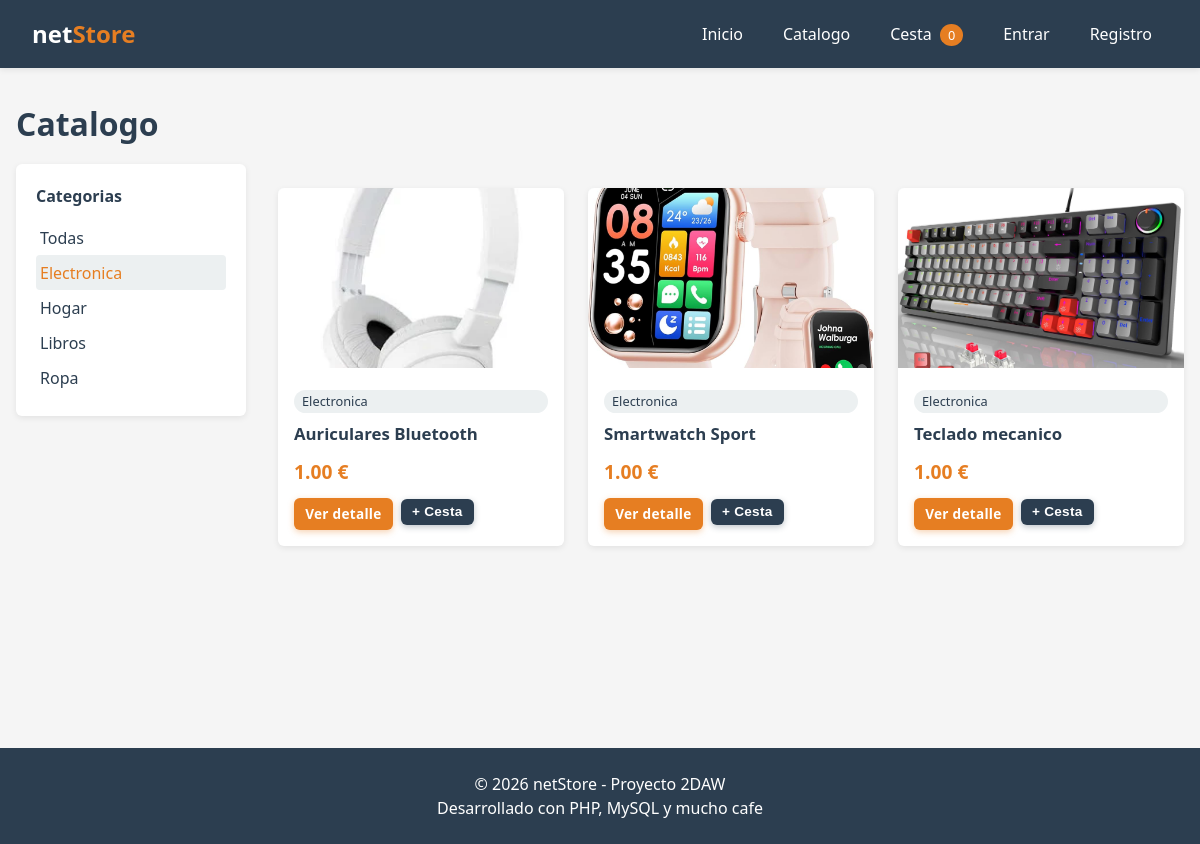
Screenshot of /producto/index/1 with the database file from the repository.
### tables this page shows
CREATE TABLE categorias (
    id          INT AUTO_INCREMENT PRIMARY KEY,
    nombre      VARCHAR(100) NOT NULL UNIQUE,
    descripcion TEXT,
    fecha_alta  DATETIME DEFAULT CURRENT_TIMESTAMP
);

CREATE TABLE productos (
    id            INT AUTO_INCREMENT PRIMARY KEY,
    categoria_id  INT NOT NULL,
    nombre        VARCHAR(150) NOT NULL,
    descripcion   TEXT,
    precio        DECIMAL(10,2) NOT NULL DEFAULT 0,
    stock         INT NOT NULL DEFAULT 0,
    imagen        VARCHAR(255) DEFAULT 'sin-imagen.svg',
    visible       TINYINT(1) NOT NULL DEFAULT 1,
    fecha_alta    DATETIME DEFAULT CURRENT_TIMESTAMP,
    CONSTRAINT fk_producto_categoria
        FOREIGN KEY (categoria_id) REFERENCES categorias(id)
        ON DELETE RESTRICT ON UPDATE CASCADE
);

### src/Controladores/ProductoControlador.php (called while the page is built, shortened)
<?php
class ProductoControlador
{
    public function index($idCategoria = null): void
    {
        $servProd = new ProductoServicio();
        $servCat  = new CategoriaServicio();
        $categorias      = $servCat->listarTodas();
        $categoriaActiva = null;
        if ($idCategoria !== null && is_numeric($idCategoria)) {
            $todos           = $servProd->obtenerCatalogo((int) $idCategoria);
            $categoriaActiva = (int) $idCategoria;
        } else {
            $todos = $servProd->obtenerCatalogo();
        }
        $paginador = new Paginador($todos, 8, (int) ($_GET['pagina'] ?? 1));
        $productos = $paginador->elementosPagina();
        require APP . '/Vistas/comunes/cabecera.php';
        require APP . '/Vistas/productos/catalogo.php';
        require APP . '/Vistas/comunes/pie.php';
    }
}

### src/Rutas/Rutas.php (called while the page is built, shortened)
<?php
class Rutas
{
    public static function registrar(): void
    {
        Enrutador::agregar('GET', '/producto/index/:id', function ($idCategoria) {
            (new ProductoControlador())->index($idCategoria);
        });
        Enrutador::despachar();
    }
}

### src/init.php (called while the page is built, shortened)
<?php
spl_autoload_register(function (string $clase) {
    $mapa = [
        'Config\\'        => CONFIG . '/',
        'Modelos\\'       => APP . '/Modelos/',
        'Controladores\\' => APP . '/Controladores/',
        'Lib\\'           => APP . '/Lib/',
        'Rutas\\'         => APP . '/Rutas/',
        'Utils\\'         => APP . '/Utils/',
        'Middleware\\'    => APP . '/Middleware/',
        'Requests\\'      => APP . '/Requests/',
        'Repositorios\\'  => APP . '/Repositorios/',
        'Servicios\\'     => APP . '/Servicios/',
    ];
    foreach ($mapa as $prefijo => $directorio) {
        if (str_starts_with($clase, $prefijo)) {
            $archivo = $directorio . str_replace('\\', '/', substr($clase, strlen($prefijo))) . '.php';
            if (is_file($archivo)) {
                return;
            }
        }
    }
});
\Rutas\Rutas::registrar();

### public/index.php (called while the page is built)
<?php
require_once('../src/init.php');

### config/Conexion.php (called while the page is built, shortened)
<?php
class Conexion
{
    private static $pdo = null;
    public static function abrir(): PDO
    {
        if (self::$pdo === null) {
            $dsn = 'mysql:host=' . self::HOST
                 . ';dbname='   . self::BD
                 . ';charset='  . self::CHARSET;
            $opciones = [
                PDO::ATTR_ERRMODE            => PDO::ERRMODE_EXCEPTION,
                PDO::ATTR_DEFAULT_FETCH_MODE => PDO::FETCH_ASSOC,
                PDO::ATTR_EMULATE_PREPARES   => false,
            ];
            try {
                self::$pdo = new PDO($dsn, self::USUARIO, self::CLAVE, $opciones);
            } catch (PDOException $e) {
                die('No se ha podido conectar con la base de datos: ' . $e->getMessage());
            }
        }
        return self::$pdo;
    }
}

### src/Servicios/CategoriaServicio.php (called while the page is built, shortened)
<?php
class CategoriaServicio
{
    private CategoriaRepositorio $repositorio;
    public function __construct()
    {
        $this->repositorio = new CategoriaRepositorio();
    }
    public function listarTodas(): array
    {
        return $this->repositorio->obtenerTodas();
    }
}

### src/Repositorios/CategoriaRepositorio.php (called while the page is built, shortened)
<?php
class CategoriaRepositorio
{
    private $bd;
    public function __construct()
    {
        $this->bd = Conexion::abrir();
    }
    public function obtenerTodas(): array
    {
        return $this->bd
            ->query("SELECT * FROM categorias ORDER BY nombre ASC")
            ->fetchAll();
    }
}

### src/Servicios/ProductoServicio.php (called while the page is built, shortened)
<?php
class ProductoServicio
{
    private ProductoRepositorio $repositorio;
    public function __construct()
    {
        $this->repositorio = new ProductoRepositorio();
    }
    public function obtenerCatalogo(?int $idCategoria = null, string $busqueda = ''): array
    {
        if ($idCategoria !== null) {
            return $this->repositorio->obtenerPorCategoria($idCategoria);
        }
        return $this->repositorio->obtenerVisibles();
    }
}

### src/Repositorios/ProductoRepositorio.php (called while the page is built, shortened)
<?php
class ProductoRepositorio
{
    private $bd;
    public function __construct()
    {
        $this->bd = Conexion::abrir();
    }
    public function obtenerPorCategoria(int $idCategoria): array
    {
        $sql = "SELECT p.*, c.nombre AS categoria_nombre
                FROM productos p
                INNER JOIN categorias c ON c.id = p.categoria_id
                WHERE p.visible = 1 AND p.categoria_id = :cat
                ORDER BY p.fecha_alta DESC";
        $stmt = $this->bd->prepare($sql);
        $stmt->execute([':cat' => $idCategoria]);
        return $stmt->fetchAll();
    }
}

### src/Utils/Paginador.php (called while the page is built, shortened)
<?php
class Paginador
{
    private array $todos;
    private int   $porPagina;
    private int   $paginaActual;
    public function __construct(array $todos, int $porPagina = 8, int $paginaActual = 1)
    {
        $this->todos        = $todos;
        $this->porPagina    = max(1, $porPagina);
        $this->totalPaginas = (int) ceil(count($todos) / $this->porPagina);
        $this->paginaActual = max(1, min($paginaActual, $this->totalPaginas ?: 1));
    }
    public function elementosPagina(): array
    {
        $inicio = ($this->paginaActual - 1) * $this->porPagina;
        return array_slice($this->todos, $inicio, $this->porPagina);
    }
}

### src/Vistas/productos/catalogo.php (the view, shortened to what this page needs)
<h1>Catalogo</h1>
<div class="layout-tienda">
    <aside class="barra-lateral">
        <h3>Categorias</h3>
        <ul>
            <li>
                <a class="<?= $categoriaActiva === null ? 'activo' : '' ?>"
                    href="<?= URL_BASE ?>/producto">Todas</a>
            </li>
            <?php foreach ($categorias as $cat): ?>
                <li>
                    <a class="<?= $categoriaActiva === (int) $cat['id'] ? 'activo' : '' ?>"
                        href="<?= URL_BASE ?>/producto/index/<?= $cat['id'] ?>">
                        <?= htmlspecialchars($cat['nombre']) ?>
                    </a>
                </li>
            <?php endforeach; ?>
        </ul>
    </aside>
    <section>
        <?php if (empty($productos)): ?>
            <div class="bloque-vacio">No hay productos en esta categoria.</div>
        <?php else: ?>
            <div class="rejilla-productos">
                <?php foreach ($productos as $p): ?>
                    <article class="tarjeta-producto">
                        <a href="<?= URL_BASE ?>/producto/detalle/<?= $p['id'] ?>">
                            <?php
                            $rutaImg = file_exists(PUBLICO . '/uploads/imagenes/' . $p['imagen'])
                                ? URL_BASE . '/uploads/imagenes/' . htmlspecialchars($p['imagen'])
                                : URL_BASE . '/img/' . htmlspecialchars($p['imagen']);
                            ?>
                            <img src="<?= $rutaImg ?>"
                                 alt="<?= htmlspecialchars($p['nombre']) ?>"
                                 onerror="this.src='<?= URL_BASE ?>/img/sin-imagen.svg'">
                        </a>
                        <div class="cuerpo">
                            <span class="etiqueta-categoria"><?= htmlspecialchars($p['categoria_nombre']) ?></span>
                            <h3 class="tarjeta-producto__nombre">
                                <a href="<?= URL_BASE ?>/producto/detalle/<?= $p['id'] ?>">
                                    <?= htmlspecialchars($p['nombre']) ?>
                                </a>
                            </h3>
                            <p class="precio"><?= number_format($p['precio'], 2) ?> &euro;</p>
                            <div class="pie">
                                <a class="boton boton-pequeno" href="<?= URL_BASE ?>/producto/detalle/<?= $p['id'] ?>">
                                    Ver detalle
                                </a>
                                <?php if ((int) $p['stock'] > 0): ?>
                                    <form action="<?= URL_BASE ?>/cesta/anadir" method="POST">
                                        <button type="submit" class="boton boton-pequeno boton-secundario">
                                            + Cesta
                                        </button>
                                    </form>
                                <?php else: ?>
                                    <span class="sin-stock">Sin stock</span>
                                <?php endif; ?>
                            </div>
                        </div>
                    </article>
                <?php endforeach; ?>
            </div>
        <?php endif; ?>
    </section>
</div>

### public/css/estilo.css (style rules this page uses)
:root { --color-principal: #2c3e50; --color-acento: #e67e22; --color-acento-osc: #ca6f1e; --color-fondo: #f5f5f5; --color-texto: #333; --color-suave: #ecf0f1; --color-borde: #d0d6db; --color-ok: #27ae60; --color-error: #c0392b; --radio: 6px; --sombra: 0 2px 6px rgba(0, 0, 0, .08); }
* { margin: 0; padding: 0; box-sizing: border-box; }
body { font-family: 'Segoe UI', Tahoma, sans-serif; line-height: 1.5; color: var(--color-texto); background: var(--color-fondo); }
a { color: var(--color-principal); text-decoration: none; }
h1, h2, h3 { color: var(--color-principal); margin-bottom: 1rem; }
h1 { font-size: 2rem; }
.boton { display: inline-block; background: var(--color-acento); color: #fff !important; padding: .55rem 1.1rem; border-radius: var(--radio); border: 0; cursor: pointer; font-size: 1rem; font-weight: 600; letter-spacing: .02em; transition: background .2s, transform .15s, box-shadow .2s; box-shadow: 0 2px 6px rgba(230, 126, 34, .35); }
.boton-secundario { background: var(--color-principal); box-shadow: 0 2px 6px rgba(44, 62, 80, .3); }
.boton-pequeno { padding: .35rem .7rem; font-size: .85rem; }
.rejilla-productos { display: grid; gap: 1.5rem; grid-template-columns: repeat(auto-fill, minmax(220px, 1fr)); margin-top: 1.5rem; }
.tarjeta-producto { background: #fff; border-radius: var(--radio); overflow: hidden; box-shadow: var(--sombra); transition: transform .2s; display: flex; flex-direction: column; }
.tarjeta-producto img { width: 100%; height: 180px; object-fit: cover; background: var(--color-suave); }
.tarjeta-producto .cuerpo { padding: 1rem; display: flex; flex-direction: column; flex: 1; }
.tarjeta-producto h3 { font-size: 1.05rem; margin-bottom: .35rem; }
.tarjeta-producto .precio { color: var(--color-acento); font-size: 1.2rem; font-weight: bold; margin: .35rem 0 .75rem; }
.tarjeta-producto .pie { margin-top: auto; display: flex; gap: .5rem; }
.etiqueta-categoria { background: var(--color-suave); color: var(--color-principal); font-size: .8rem; padding: 2px 8px; border-radius: 999px; display: inline-block; }
.layout-tienda { display: grid; gap: 2rem; grid-template-columns: 230px 1fr; }
.barra-lateral { background: #fff; padding: 1.25rem; border-radius: var(--radio); box-shadow: var(--sombra); height: fit-content; }
.barra-lateral h3 { margin-bottom: .75rem; font-size: 1rem; }
.barra-lateral ul { list-style: none; }
.barra-lateral li a { display: block; padding: .35rem .25rem; border-radius: 4px; }
.barra-lateral li a:hover, .barra-lateral li a.activo { background: var(--color-suave); color: var(--color-acento); }
.tarjeta-producto__nombre { margin-top: .5rem; }

### rows the page displays
categorias: nombre "Electronica"
categorias: nombre "Hogar"
categorias: nombre "Libros"
categorias: nombre "Ropa"
productos: imagen (picture), categoria.nombre "Electronica", nombre "Auriculares Bluetooth", precio "1.00"
productos: imagen (picture), categoria.nombre "Electronica", nombre "Smartwatch Sport", precio "1.00"
productos: imagen (picture), categoria.nombre "Electronica", nombre "Teclado mecanico", precio "1.00"

### other values shown
$_unidadesCesta "0"
